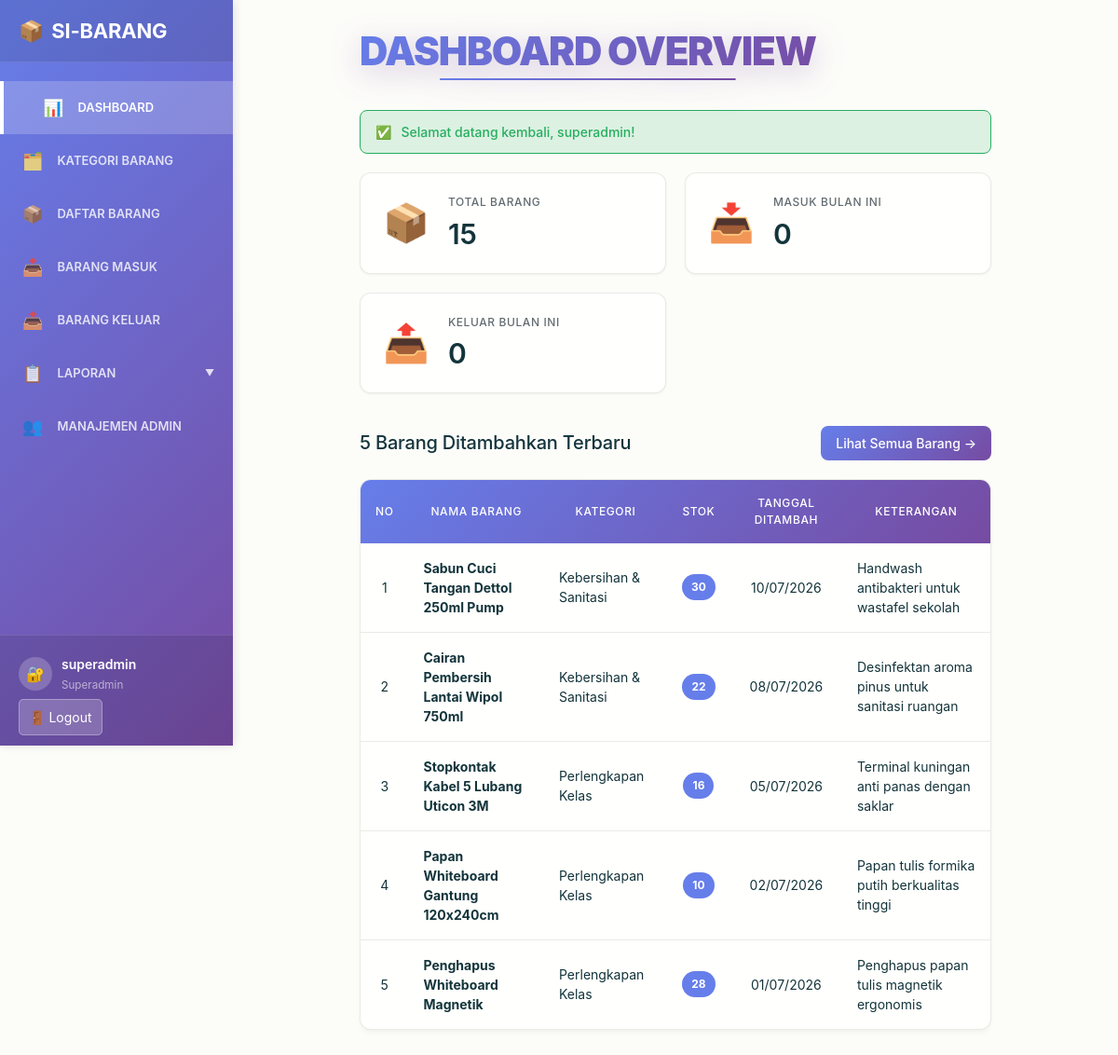
The app's page /index.php (signed in) with its own data.
### tables this page shows
CREATE TABLE `barang` (
  `id_barang` INT UNSIGNED NOT NULL AUTO_INCREMENT,
  `nama_barang` VARCHAR(150) NOT NULL,
  `id_kategori` INT UNSIGNED NOT NULL,
  `stok` INT NOT NULL DEFAULT 0,
  `tanggal_ditambah` DATE NOT NULL,
  `keterangan` TEXT DEFAULT NULL,
  `created_at` TIMESTAMP NOT NULL DEFAULT CURRENT_TIMESTAMP,
  PRIMARY KEY (`id_barang`),
  UNIQUE KEY `uk_barang_nama` (`nama_barang`),
  KEY `idx_barang_kategori` (`id_kategori`),
  CONSTRAINT `fk_barang_kategori` FOREIGN KEY (`id_kategori`) 
    REFERENCES `kategori_barang` (`id_kategori`) 
    ON UPDATE CASCADE ON DELETE RESTRICT
);

CREATE TABLE `kategori_barang` (
  `id_kategori` INT UNSIGNED NOT NULL AUTO_INCREMENT,
  `nama_kategori` VARCHAR(100) NOT NULL,
  `keterangan` VARCHAR(255) DEFAULT NULL,
  `created_at` TIMESTAMP NOT NULL DEFAULT CURRENT_TIMESTAMP,
  PRIMARY KEY (`id_kategori`),
  UNIQUE KEY `uk_kategori_nama` (`nama_kategori`)
);

### config/app.php (called while the page is built, shortened)
<?php
function base_url($path = '') {
    $path = ltrim($path, '/');
    return BASE_URL . ($path !== '' ? '/' . $path : '');
}
function asset_url($path = '') {
    $path = ltrim($path, '/');
    return base_url('assets/' . $path);
}
function h($value) {
    return htmlspecialchars((string)($value ?? ''), ENT_QUOTES, 'UTF-8');
}
function get_flash($type) {
    if (isset($_SESSION['flash'][$type])) {
        $message = $_SESSION['flash'][$type];
        return $message;
    }
    return null;
}

### config/database.php (called while the page is built, shortened)
<?php
require_once __DIR__ . '/app.php';
function fetchOne($conn, $sql) {
    $result = mysqli_query($conn, $sql);
    if ($result && mysqli_num_rows($result) > 0) {
        return mysqli_fetch_assoc($result);
    }
    return null;
}
function fetchAll($conn, $sql) {
    $result = mysqli_query($conn, $sql);
    $data = [];
    if ($result && mysqli_num_rows($result) > 0) {
        while ($row = mysqli_fetch_assoc($result)) {
            $data[] = $row;
        }
    }
    return $data;
}

### index.php (the view, shortened to what this page needs)
<?php
require_once __DIR__ . '/config/database.php';
$total_barang_res = fetchOne($conn, "SELECT COUNT(*) as total FROM barang");
$total_barang = $total_barang_res ? (int)$total_barang_res['total'] : 0;
$masuk_month_res = fetchOne($conn, "SELECT SUM(jumlah_masuk) as total FROM barang_masuk WHERE MONTH(tanggal_masuk) = MONTH(CURDATE()) AND YEAR(tanggal_masuk) = YEAR(CURDATE())");
$masuk_month = $masuk_month_res && $masuk_month_res['total'] !== null ? (int)$masuk_month_res['total'] : 0;
$keluar_month_res = fetchOne($conn, "SELECT SUM(jumlah_keluar) as total FROM barang_keluar WHERE MONTH(tanggal_keluar) = MONTH(CURDATE()) AND YEAR(tanggal_keluar) = YEAR(CURDATE())");
$keluar_month = $keluar_month_res && $keluar_month_res['total'] !== null ? (int)$keluar_month_res['total'] : 0;
$barang_terbaru_sql = "
    SELECT b.*, kb.nama_kategori
    FROM barang b
    LEFT JOIN kategori_barang kb ON kb.id_kategori = b.id_kategori
    ORDER BY b.tanggal_ditambah DESC
    LIMIT 5
";
$data_barang = fetchAll($conn, $barang_terbaru_sql);
?>
<!DOCTYPE html>
<html lang="id">
<head>
    <link rel="stylesheet" href="<?= asset_url('css/style.css'); ?>">
    <link rel="stylesheet" href="<?= asset_url('css/sidebar.css'); ?>">
    <link rel="stylesheet" href="<?= asset_url('css/table_and_form.css'); ?>">
</head>
<body>
    <div class="container">
        <?php include __DIR__ . '/includes/sidebar.php'; ?>
        <div class="main-content">
            <div class="content-wrapper">
                <h1 class="page-title">Dashboard Overview</h1>
                <?php include __DIR__ . '/includes/flash.php'; ?>
                <div class="stats-container">
                    <div class="stat-card stat-barang">
                        <div class="stat-icon">📦</div>
                        <div class="stat-info">
                            <h3>Total Barang</h3>
                            <p class="stat-number"><?= number_format($total_barang); ?></p>
                        </div>
                    </div>
                    <div class="stat-card stat-masuk">
                        <div class="stat-icon">📥</div>
                        <div class="stat-info">
                            <h3>Masuk Bulan Ini</h3>
                            <p class="stat-number"><?= number_format($masuk_month); ?></p>
                        </div>
                    </div>
                    <div class="stat-card stat-keluar">
                        <div class="stat-icon">📤</div>
                        <div class="stat-info">
                            <h3>Keluar Bulan Ini</h3>
                            <p class="stat-number"><?= number_format($keluar_month); ?></p>
                        </div>
                    </div>
                </div>
                <div style="display: flex; justify-content: space-between; align-items: center; margin-top: 35px; margin-bottom: 15px; color: #fff;">
                    <h2 style="margin: 0; font-size: 20px;">5 Barang Ditambahkan Terbaru</h2>
                    <a href="<?= base_url('pages/daftar_barang.php'); ?>" class="btn btn-primary">Lihat Semua Barang →</a>
                </div>
                <div class="table-container">
                    <table class="data-table">
                        <thead>
                            <tr>
                                <th style="width: 50px; text-align: center;">No</th>
                                <th>Nama Barang</th>
                                <th>Kategori</th>
                                <th style="text-align: center;">Stok</th>
                                <th style="text-align: center;">Tanggal Ditambah</th>
                                <th>Keterangan</th>
                            </tr>
                        </thead>
                        <tbody>
                            <?php if (count($data_barang) > 0): ?>
                                <?php $no = 1; foreach ($data_barang as $barang): ?>
                                <tr>
                                    <td style="text-align: center;"><?= $no++; ?></td>
                                    <td><strong><?= h($barang['nama_barang']); ?></strong></td>
                                    <td><?= h($barang['nama_kategori'] ?? 'Umum'); ?></td>
                                    <td style="text-align: center;">
                                        <span class="badge badge-1"><?= number_format($barang['stok']); ?></span>
                                    </td>
                                    <td style="text-align: center;"><?= date('d/m/Y', strtotime($barang['tanggal_ditambah'])); ?></td>
                                    <td><?= h($barang['keterangan'] ?: '-'); ?></td>
                                </tr>
                                <?php endforeach; ?>
                            <?php endif; ?>
                        </tbody>
                    </table>
                </div>
            </div>
        </div>
    </div>
</body>
</html>

### includes/sidebar.php (shortened to what this page needs)
<?php
require_once __DIR__ . '/../config/app.php';
$current_script = basename($_SERVER['SCRIPT_FILENAME'] ?? $_SERVER['PHP_SELF'] ?? '');
function isMenuActive($page_name, $current_script) {
    return ($current_script === $page_name) ? 'active' : '';
}
$is_laporan_active = in_array($current_script, ['laporan.php', 'print_barang.php', 'print_masuk.php', 'print_keluar.php', 'print_laporan.php'], true);
$user_role = $_SESSION['admin_role'] ?? 'staff';
$user_name = $_SESSION['admin_name'] ?? 'Admin';
?>
<aside class="sidebar">
    <div class="sidebar-header">
        <a href="<?= base_url('index.php'); ?>" style="text-decoration: none;">
            <h1 style="color: white; font-size: 22px; margin: 0; display: flex; align-items: center; gap: 8px;" class="sidebar-title">
                <span>📦</span> SI-BARANG
            </h1>
        </a>
    </div>
    <nav class="sidebar-nav">
        <a href="<?= base_url('index.php'); ?>" class="nav-item <?= isMenuActive('index.php', $current_script); ?>">
            <span class="nav-icon">📊</span>
            <span class="nav-text">Dashboard</span>
        </a>
        <a href="<?= base_url('pages/kategori_barang.php'); ?>" class="nav-item <?= isMenuActive('kategori_barang.php', $current_script); ?>">
            <span class="nav-icon">🗂️</span>
            <span class="nav-text">Kategori Barang</span>
        </a>
        <a href="<?= base_url('pages/daftar_barang.php'); ?>" class="nav-item <?= isMenuActive('daftar_barang.php', $current_script); ?>">
            <span class="nav-icon">📦</span>
            <span class="nav-text">Daftar Barang</span>
        </a>
        <a href="<?= base_url('pages/barang_masuk.php'); ?>" class="nav-item <?= isMenuActive('barang_masuk.php', $current_script); ?>">
            <span class="nav-icon">📥</span>
            <span class="nav-text">Barang Masuk</span>
        </a>
        <a href="<?= base_url('pages/barang_keluar.php'); ?>" class="nav-item <?= isMenuActive('barang_keluar.php', $current_script); ?>">
            <span class="nav-icon">📤</span>
            <span class="nav-text">Barang Keluar</span>
        </a>
        <div class="nav-item has-submenu <?= $is_laporan_active ? 'active' : ''; ?>">
            <span class="nav-icon">📋</span>
            <span class="nav-text">Laporan</span>
            <span class="submenu-arrow">▼</span>
        </div>
        <?php if (in_array($user_role, ['superadmin', 'admin'], true)): ?>
            <a href="<?= base_url('pages/admin.php'); ?>" class="nav-item <?= isMenuActive('admin.php', $current_script); ?>">
                <span class="nav-icon">👥</span>
                <span class="nav-text">Manajemen Admin</span>
            </a>
        <?php endif; ?>
    </nav>
    <div class="sidebar-footer">
        <div class="user-info">
            <div class="user-avatar" style="background: rgba(255,255,255,0.2); width: 36px; height: 36px; border-radius: 50%; display: flex; align-items: center; justify-content: center; font-size: 16px;">
                <?= $user_role === 'superadmin' ? '🔐' : ($user_role === 'admin' ? '👤' : '📋'); ?>
            </div>
            <div>
                <p class="user-name" style="margin: 0; font-weight: 600;"><?= h($user_name); ?></p>
                <small style="color: rgba(255,255,255,0.7); text-transform: capitalize;"><?= h($user_role); ?></small>
            </div>
        </div>
        <a href="<?= base_url('logout.php'); ?>" class="btn-logout" title="Keluar">
            <span>🚪 Logout</span>
        </a>
    </div>
</aside>

### includes/flash.php (shortened to what this page needs)
<?php
$flash_success = get_flash('success');
?>
<?php if (!empty($flash_success)): ?>
    <div class="alert alert-success" style="padding: 12px 16px; margin-bottom: 20px; border-radius: 8px; background: rgba(39, 174, 96, 0.15); border: 1px solid #27ae60; color: #27ae60; display: flex; align-items: center; gap: 10px; font-weight: 500;">
        <span>✅</span>
        <div><?= h($flash_success); ?></div>
    </div>
<?php endif; ?>

### assets/css/sidebar.css (style rules this page uses)
.sidebar { width: 250px; background: linear-gradient(135deg, #667eea 0%, #764ba2 100%); color: white; padding: 0; height: 100vh; position: fixed; left: 0; top: 0; overflow-y: hidden; box-shadow: 2px 0 10px rgba(0, 0, 0, 0.1); display: flex; flex-direction: column; }
.sidebar-header { padding: 20px; background: rgba(0, 0, 0, 0.1); border-bottom: 1px solid rgba(255, 255, 255, 0.1); text-align: center; }
.sidebar-title { font-size: 24px; font-weight: 700; margin: 0; }
.sidebar-nav { flex: 1; padding: 20px 0; overflow-y: hidden; }
.nav-item { display: flex; align-items: center; padding: 15px 20px; color: rgba(255, 255, 255, 0.8); text-decoration: none; transition: all 0.3s ease; border-left: 4px solid transparent; }
.nav-item.active { background: rgba(255, 255, 255, 0.2); color: white; border-left-color: white; padding-left: 3rem; animation: navItemActive 0.5s cubic-bezier(0.68, -0.55, 0.265, 1.55) both; will-change: transform, padding-left, background, border-left-color; }
.nav-icon { margin-right: 15px; font-size: 18px; }
.nav-text { flex: 1; text-transform: uppercase; font-weight: 600; padding: auto; font-size: small; }
.sidebar-footer { padding: 20px; border-top: 1px solid rgba(255, 255, 255, 0.1); background: rgba(0, 0, 0, 0.1); }
.user-info { display: flex; align-items: center; margin-bottom: 15px; }
.user-avatar { width: 40px; height: 40px; background: rgba(255, 255, 255, 0.2); border-radius: 50%; display: flex; align-items: center; justify-content: center; margin-right: 10px; font-size: 20px; }
.user-name { margin: 0; font-weight: 600; }
.user-info small { opacity: 0.8; }
.btn-logout { width: 100%; padding: 10px; background: rgba(255, 255, 255, 0.2); color: white; border: 1px solid rgba(255, 255, 255, 0.3); border-radius: 5px; text-align: center; text-decoration: none; cursor: pointer; transition: all 0.3s ease; }
.has-submenu { cursor: pointer; }
.has-submenu .submenu-arrow { font-size: 10px; transition: transform 0.3s ease; }

### records on screen
barang: nama_barang "Sabun Cuci Tangan Dettol 250ml Pump", id_kategori.nama_kategori "Kebersihan & Sanitasi", stok "30", tanggal_ditambah "10/07/2026", keterangan "Handwash antibakteri untuk wastafel sekolah"
barang: nama_barang "Cairan Pembersih Lantai Wipol 750ml", id_kategori.nama_kategori "Kebersihan & Sanitasi", stok "22", tanggal_ditambah "08/07/2026", keterangan "Desinfektan aroma pinus untuk sanitasi ruangan"
barang: nama_barang "Stopkontak Kabel 5 Lubang Uticon 3M", id_kategori.nama_kategori "Perlengkapan Kelas", stok "16", tanggal_ditambah "05/07/2026", keterangan "Terminal kuningan anti panas dengan saklar"
barang: nama_barang "Papan Whiteboard Gantung 120x240cm", id_kategori.nama_kategori "Perlengkapan Kelas", stok "10", tanggal_ditambah "02/07/2026", keterangan "Papan tulis formika putih berkualitas tinggi"
barang: nama_barang "Penghapus Whiteboard Magnetik", id_kategori.nama_kategori "Perlengkapan Kelas", stok "28", tanggal_ditambah "01/07/2026", keterangan "Penghapus papan tulis magnetik ergonomis"

### other values on screen
$user_name "superadmin"
$user_role "Superadmin"
$flash_success "Selamat datang kembali, superadmin!"
$total_barang "15"
$masuk_month "0"
$keluar_month "0"
